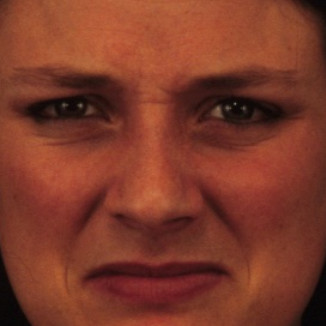
#> input picture datasets/raw_emotion/afraid/F01DI.jpg, 326 x 326 px; its folder holds 3 pictures in this run
$ python face_emotion.py   (Python 2 division)
#> lines starting #> are read from the running program, lines starting #| are printed output that depends on the picture
import cv2
import glob
import numpy as np
import random

#initilaizing fisherface recognizer
fisherface = cv2.face.FisherFaceRecognizer_create()

def getfile(emotion, training_size):
    #loading the dataset for training
    file = glob.glob("C:\\Users\Teja\PycharmProjects\python-project\data\\raw_emotion\\{0}\\*" .format(emotion))
    random.shuffle(file) #shuffling the data
    train = file[:int(len(file) * training_size)]
    predict = file[-int(len(file) * (1 - training_size)):]
    return train, predict

def make_sets(): #creating lists
    train_data = []
    train_labels = []
    predict_data = []
    predict_labels = []
    for emotion in emotions:
        training_set, prediction_set = getfile(emotion, 0.8) #getting first 80% of files

        for object in training_set:
            img = cv2.imread(object, 0) #reading the image
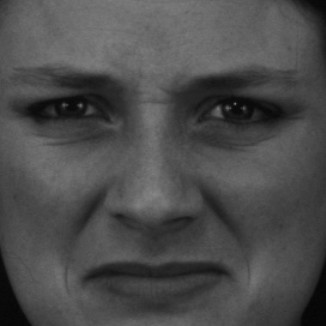
#> img: shape (326, 326); min 5, max 134, mean 76.1
            face = cv2.resize(img, (350, 350)) #resizng all the images to same sizes
            train_data.append(face)
            train_labels.append(emotions.index(emotion))

        for object in prediction_set:
            object = cv2.imread(object, 0) #reading the image
            face1 = cv2.resize(object, (350, 350)) #resizing the images
            predict_data.append(face1)
            predict_labels.append(emotions.index(emotion))
#> pass 2 of the loop in make_sets, `for emotion in emotions:`:
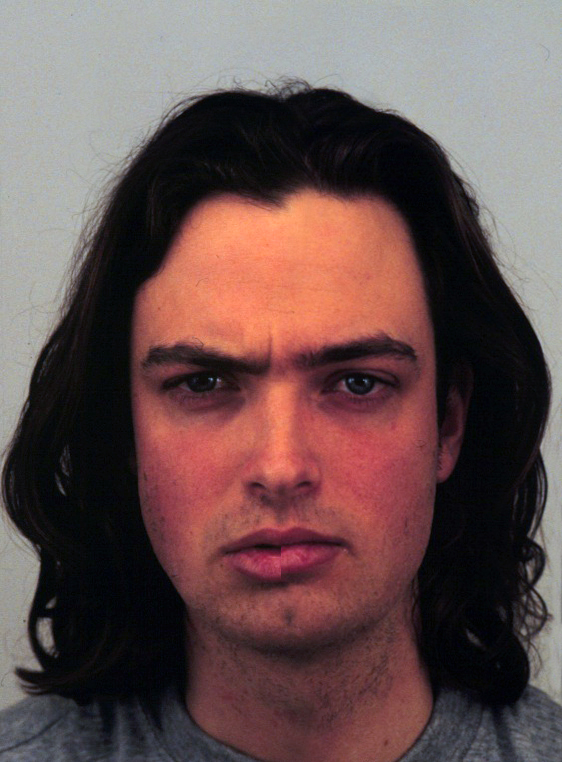
#> input picture datasets/raw_emotion/angry/CF_M01ANS.JPG, 562 x 762 px
#> in make_sets, `object = cv2.imread(object, 0)`:
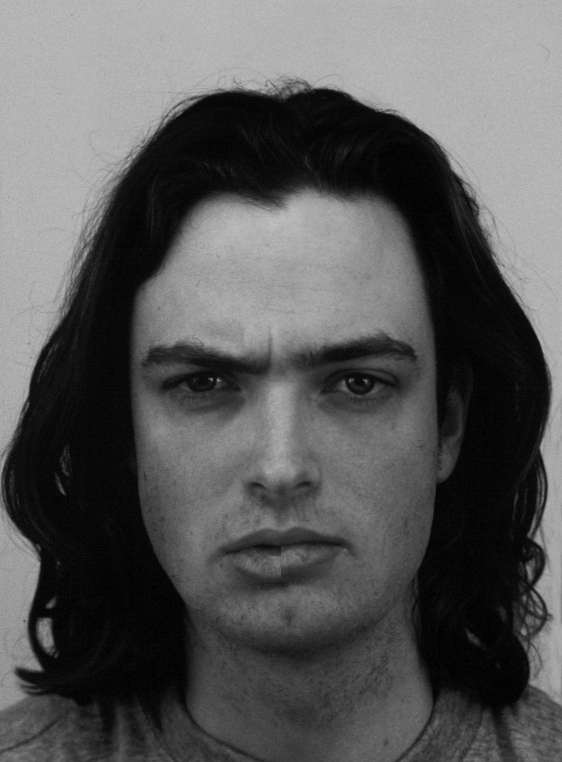
#> object: shape (762, 562); min 0, max 195, mean 88.4
#> in make_sets, `face1 = cv2.resize(object, (350, 350))`:
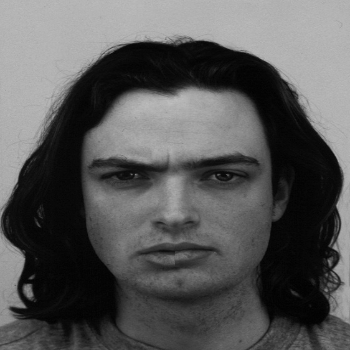
#> face1: shape (350, 350); min 1, max 191, mean 88.3

    return train_data, train_labels, predict_data, predict_labels


def run_recognizer():
    data_training, labels_training, data_prediction, labels_prediction = make_sets()

    print("size of the training set is", len(labels_training), "images")
#> (the run stopped early here; a loop or call above may not have finished)
